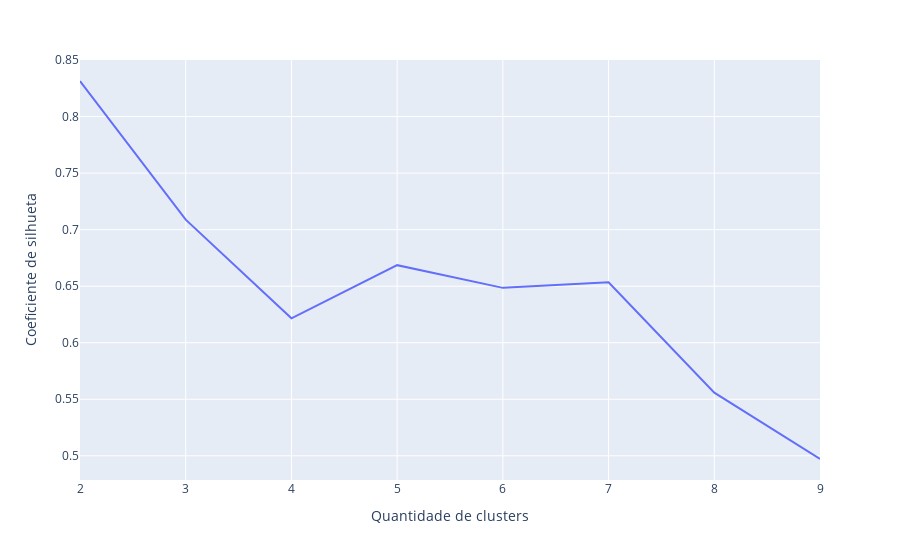

Notebook cell for this chart:
### Code cell
fig_silhueta = px.line(x=valores_ks, y=s).update_layout(xaxis_title='Quantidade de clusters',
                                                        yaxis_title='Coeficiente de silhueta')
fig_silhueta.show()

### Figure 1 — Plotly figure (JSON) as saved in the notebook; plotly's stock layout.template omitted (floating-point values rounded to 4 significant figures)
{"data": [{"hovertemplate": "x=%{x}<br>y=%{y}<extra></extra>", "legendgroup": "", "line": {"color": "#636efa", "dash": "solid"}, "marker": {"symbol": "circle"}, "mode": "lines", "name": "", "orientation": "v", "showlegend": false, "type": "scatter", "x": [2, 3, 4, 5, 6, 7, 8, 9], "xaxis": "x", "y": [0.8315, 0.7089, 0.6216, 0.6686, 0.6485, 0.6534, 0.5558, 0.4972], "yaxis": "y"}], "layout": {"legend": {"tracegroupgap": 0}, "margin": {"t": 60}, "xaxis": {"anchor": "y", "domain": [0, 1], "title": {"text": "Quantidade de clusters"}}, "yaxis": {"anchor": "x", "domain": [0, 1], "title": {"text": "Coeficiente de silhueta"}}}}
